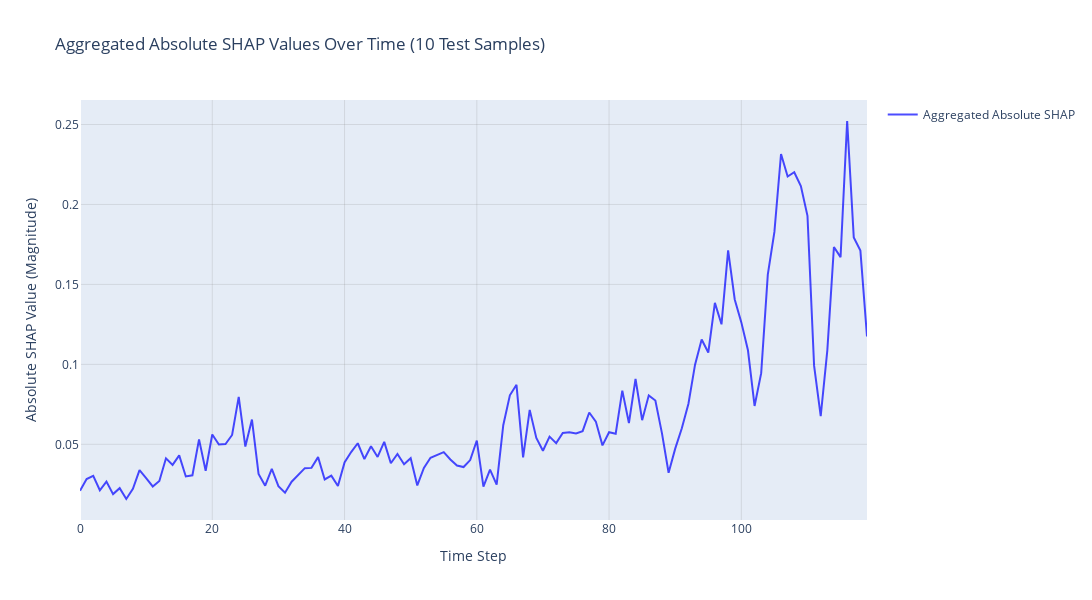

Here is the notebook cell this chart was saved with:
### Code cell
import plotly.graph_objects as go
import numpy as np

# Number of classes (from your label_mapping or model output)
num_classes = len(shap_values)

# Compute average SHAP value per time step for each class
shap_avg_per_class = [np.mean(class_shap, axis=0) for class_shap in shap_values]  # List of (120,) arrays

# Aggregate SHAP values across all classes (absolute sum across classes)
shap_aggregated = np.sum(np.abs(shap_avg_per_class), axis=0)  # Shape: (120,)

# Time steps (x-axis)
time_steps = np.arange(120)

# Create a Plotly figure
fig = go.Figure()

# Add a single trace for the aggregated absolute SHAP values
fig.add_trace(
    go.Scatter(
        x=time_steps,
        y=shap_aggregated,
        mode="lines",
        name="Aggregated Absolute SHAP",
        opacity=0.7,
        line=dict(width=2, color="blue"),  # Single color for clarity
        hovertemplate="Time Step: %{x}<br>Aggregated Absolute SHAP Value: %{y:.4f}<extra></extra>"
    )
)

# Update layout for formatting
fig.update_layout(
    title="Aggregated Absolute SHAP Values Over Time (10 Test Samples)",
    xaxis_title="Time Step",
    yaxis_title="Absolute SHAP Value (Magnitude)",
    width=1200,
    height=600,
    showlegend=True,  # Keep legend for clarity, though only one line
    hovermode="x"
)

# Add grid
fig.update_xaxes(showgrid=True, gridcolor="rgba(128, 128, 128, 0.2)", gridwidth=1)
fig.update_yaxes(showgrid=True, gridcolor="rgba(128, 128, 128, 0.2)", gridwidth=1)

# Display the plot
fig.show()

### Figure 1 — Plotly figure (JSON) as saved in the notebook; plotly's stock layout.template omitted (floating-point values rounded to 4 significant figures)
{"data": [{"hovertemplate": "Time Step: %{x}<br>Aggregated Absolute SHAP Value: %{y:.4f}<extra></extra>", "line": {"color": "blue", "width": 2}, "mode": "lines", "name": "Aggregated Absolute SHAP", "opacity": 0.7, "type": "scatter", "x": [0, 1, 2, 3, 4, 5, 6, 7, 8, 9, 10, 11, 12, 13, 14, 15, 16, 17, 18, 19, 20, 21, 22, 23, 24, 25, 26, 27, 28, 29, 30, 31, 32, 33, 34, 35, 36, 37, 38, 39, 40, 41, 42, 43, 44, 45, 46, 47, 48, 49, 50, 51, 52, 53, 54, 55, 56, 57, 58, 59, 60, 61, 62, 63, 64, 65, 66, 67, 68, 69, 70, 71, 72, 73, 74, 75, 76, 77, 78, 79, 80, 81, 82, 83, 84, 85, 86, 87, 88, 89, 90, 91, 92, 93, 94, 95, 96, 97, 98, 99, 100, 101, 102, 103, 104, 105, 106, 107, 108, 109, 110, 111, 112, 113, 114, 115, 116, 117, 118, 119], "y": [0.0209, 0.02825, 0.03026, 0.02126, 0.02672, 0.01887, 0.02259, 0.0158, 0.02213, 0.03382, 0.02879, 0.02363, 0.02706, 0.04125, 0.03712, 0.04308, 0.02991, 0.03063, 0.0531, 0.03344, 0.05619, 0.04992, 0.05019, 0.05585, 0.0797, 0.04863, 0.06548, 0.03151, 0.02412, 0.03464, 0.02379, 0.01971, 0.02662, 0.03098, 0.03509, 0.03526, 0.042, 0.02803, 0.03043, 0.02392, 0.03871, 0.04517, 0.05066, 0.04078, 0.04874, 0.04211, 0.05153, 0.03817, 0.04394, 0.03759, 0.04132, 0.02429, 0.03524, 0.04162, 0.04342, 0.04514, 0.04048, 0.03671, 0.03578, 0.04015, 0.05236, 0.02357, 0.03421, 0.02484, 0.06197, 0.08067, 0.08723, 0.04186, 0.07154, 0.05396, 0.04597, 0.05479, 0.05074, 0.05714, 0.05749, 0.05674, 0.05822, 0.06988, 0.06421, 0.04934, 0.05757, 0.05662, 0.08359, 0.06332, 0.09086, 0.06509, 0.08062, 0.07737, 0.05689, 0.03224, 0.0473, 0.06002, 0.07537, 0.09979, 0.1156, 0.1074, 0.1384, 0.125, 0.1713, 0.1406, 0.1263, 0.1088, 0.074, 0.09451, 0.1561, 0.1828, 0.2315, 0.2175, 0.2202, 0.2116, 0.1929, 0.0992, 0.06759, 0.1088, 0.1734, 0.1671, 0.2522, 0.1793, 0.1711, 0.1175]}], "layout": {"height": 600, "hovermode": "x", "showlegend": true, "title": {"text": "Aggregated Absolute SHAP Values Over Time (10 Test Samples)"}, "width": 1200, "xaxis": {"gridcolor": "rgba(128, 128, 128, 0.2)", "gridwidth": 1, "showgrid": true, "title": {"text": "Time Step"}}, "yaxis": {"gridcolor": "rgba(128, 128, 128, 0.2)", "gridwidth": 1, "showgrid": true, "title": {"text": "Absolute SHAP Value (Magnitude)"}}}}
